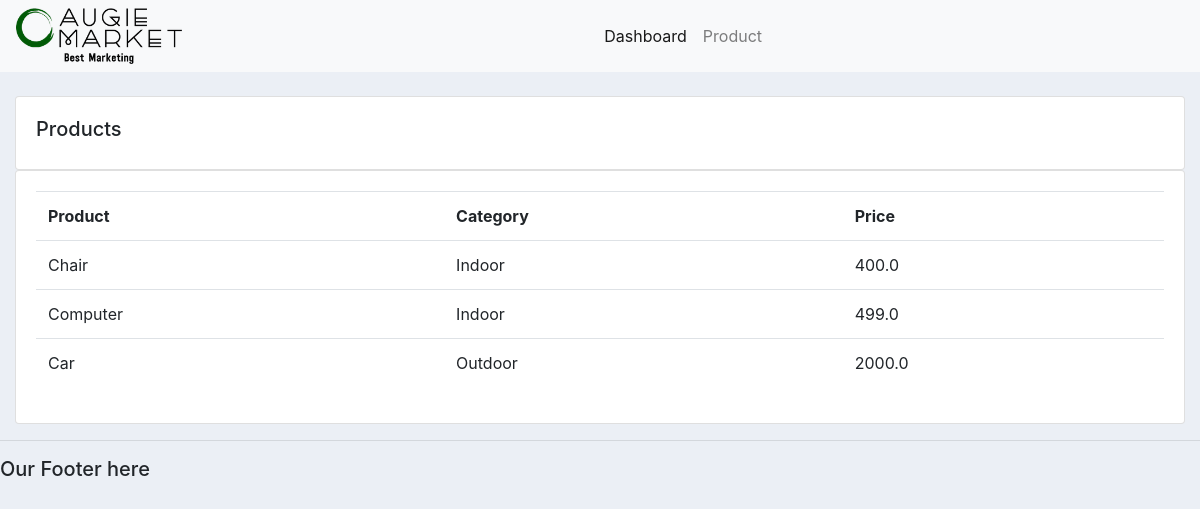
Screenshot of /products/ with the database file from the repository.
### accounts/models.py (models this page shows, shortened)
class Product(models.Model):
    CATEGORY = (('Indoor', 'Indoor'), ('Outdoor', 'Outdoor'))
    product_name = models.CharField(max_length=200, null=True)
    price = models.FloatField(null=True)
    category = models.CharField(max_length=200, null=True, choices=CATEGORY)
    description = models.CharField(max_length=200, null=True, blank=True)
    date_created = models.DateTimeField(auto_now=True, null=True)
    tags = models.ManyToManyField(Tag)

### accounts/views.py (the view)
# urls.py: path('products/', views.products, name = 'product'),
def products(request):
    products = Product.objects.all()
    return render(request, 'accounts/products.html', {'products': products})

### accounts/templates/accounts/products.html
{% extends 'accounts/main.html' %}
{% block content %}
    <div class="container-fluid">
        <br>
        <div class="row">
            <div class="col-md">
                <div class="card card-body">
                    <h5>Products</h5>
                </div>
                <div class="card card-body">
                    <table class="table">
                        <tr>
                            <th>Product</th>
                            <th>Category</th>
                            <th>Price</th>
                        </tr>
                        {% for i in products %}
                            <tr>
                                <td>{{ i.product_name }}</td>
                                <td>{{ i.category }}</td>
                                <td>{{ i.price }}</td>
                            </tr>
                        {% endfor%}
                    </table>
                </div>
            </div>
        </div>
    </div>
{% endblock  %}

### static/css/main.css (style rules this page uses)
body { background-color: #ebeff5; }

### rows the page displays
Product: product_name "Chair", category "Indoor", price "400.0"
Product: product_name "Computer", category "Indoor", price "499.0"
Product: product_name "Car", category "Outdoor", price "2000.0"
